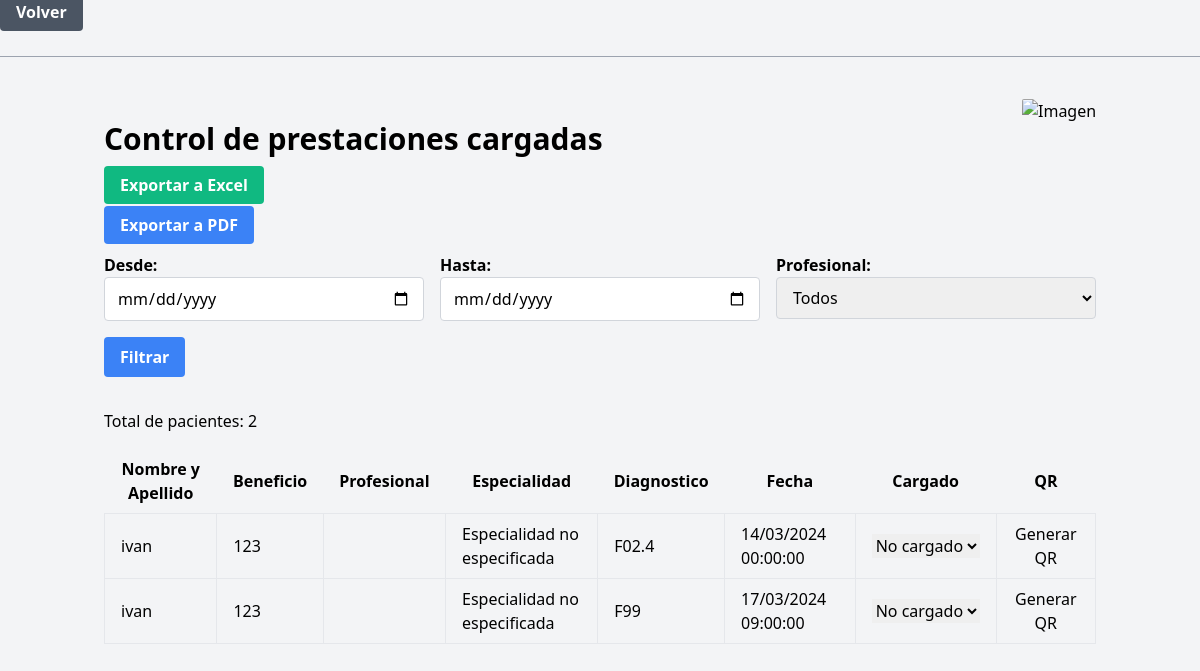
The app's page /tablaOME/tablaOME.php (signed in), older data.
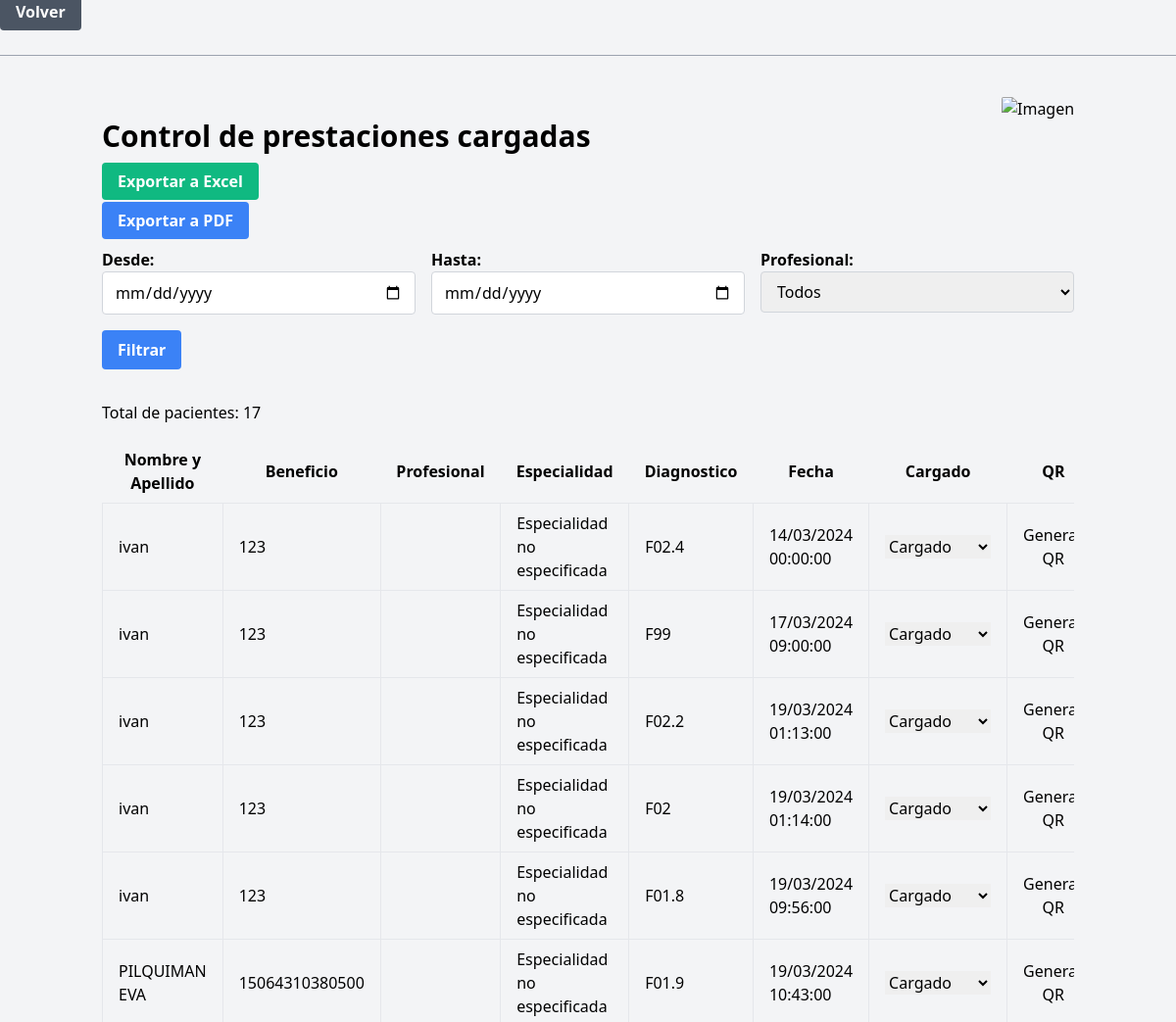
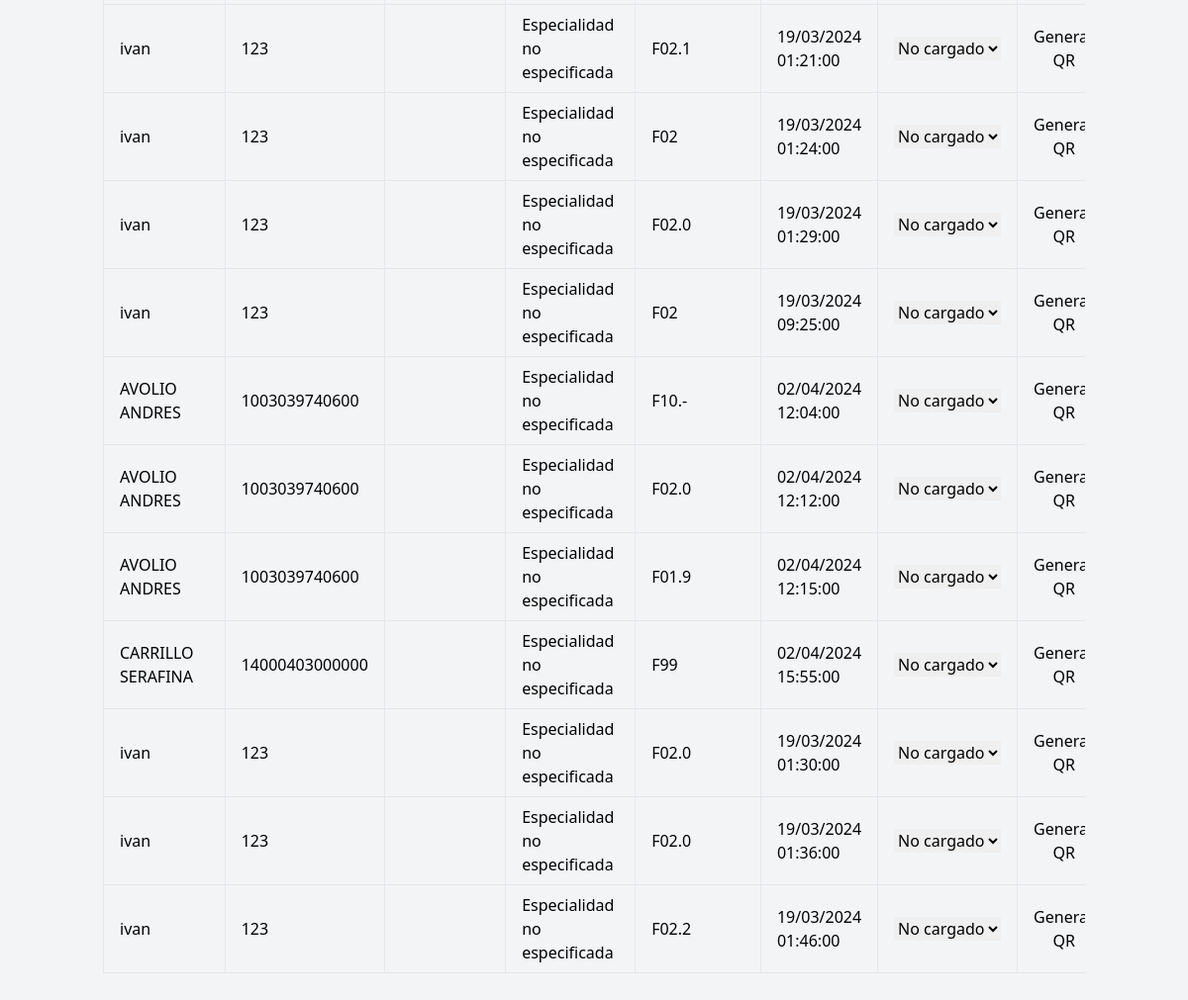
The same page, newer data (2 pictures, top to bottom).
### tables this page shows
CREATE TABLE `paciente` (
  `cod_paci` int(11) NOT NULL,
  `nombreYapellido` varchar(255) NOT NULL,
  `benef` bigint(255) NOT NULL,
  `cod_prof` int(255) NOT NULL,
  `cod_practica` int(255) NOT NULL,
  `fecha` datetime NOT NULL,
  `cod_diag` varchar(255) NOT NULL,
  `dni` int(255) NOT NULL,
  `cargado` varchar(255) NOT NULL DEFAULT 'no_cargado'
);

### controlador/control_paciente.php (called while the page is built, shortened)
<?php
require_once '../modelo/paciente.php';
function obtenerPacientesConFiltro($fecha_desde, $fecha_hasta, $profesional) {
    global $conn;
    $sql = "SELECT * FROM paciente WHERE 1";
    $sql .= " ORDER BY cargado ASC, cod_prof ASC";
    $result = $conn->query($sql);
    if ($result->num_rows > 0) {
        $pacientes = array();
        while ($row = $result->fetch_assoc()) {
            $pacientes[] = $row;
        }
        return $pacientes;
    } else {
        return array();
    }
}
function obtenerEspecialidadProfesional($cod_prof)
{
    global $conn;
    $sql = "SELECT especialidad FROM prof WHERE cod_prof = ?";
    $stmt = $conn->prepare($sql);
    $stmt->bind_param("i", $cod_prof);
    $stmt->execute();
    $result = $stmt->get_result();
    if ($result->num_rows > 0) {
        $row = $result->fetch_assoc();
        return $row['especialidad'];
    } else {
        return "Especialidad no especificada";
    }
}
?>

### tablaOME/tablaOME.php (the view, shortened to what the changed rows need)
<?php
require_once '../controlador/control_paciente.php';
$fecha_desde = isset ($_GET['fecha_desde']) ? $_GET['fecha_desde'] : '';
$fecha_hasta = isset ($_GET['fecha_hasta']) ? $_GET['fecha_hasta'] : '';
$profesional = isset ($_GET['profesional']) ? $_GET['profesional'] : '';
$pacientes = obtenerPacientesConFiltro($fecha_desde, $fecha_hasta, $profesional);
$totalPacientes = count($pacientes);
?>
<!DOCTYPE html>
<html lang="es">
<head>
    <link href="https://cdn.jsdelivr.net/npm/tailwindcss@2.2.19/dist/tailwind.min.css" rel="stylesheet">
</head>
<body class="bg-gray-100">
    <div class="container mx-auto px-4 py-8 relative">
        <img src="../img/exportar_excel.bmp" alt="Imagen" class="image-top-right hidden sm:block">
        <h2 class="text-3xl font-semibold mb-4">Control de prestaciones cargadas</h2>
        <div class="mb-4">
            <a href="generar_reporte_excel.php?fecha_desde=<?php echo $fecha_desde; ?>&fecha_hasta=<?php echo $fecha_hasta; ?>&profesional=<?php echo $profesional; ?>"
                class="bg-green-500 hover:bg-green-700 text-white font-bold py-2 px-4 rounded">Exportar a Excel</a>
        </div>
        <div class="mb-4">
            <a href="generar_reporte_pdf.php?fecha_desde=<?php echo $fecha_desde; ?>&fecha_hasta=<?php echo $fecha_hasta; ?>&profesional=<?php echo $profesional; ?>"
                class="bg-blue-500 hover:bg-blue-700 text-white font-bold py-2 px-4 rounded">Exportar a PDF</a>
        </div>
        <form method="GET" class="mb-8">
            <div class="grid grid-cols-1 sm:grid-cols-2 md:grid-cols-3 gap-4">
            </div>
        </form>
        <p class="mb-4">Total de pacientes:
            <?php echo $totalPacientes; ?>
        </p>
        <div class="overflow-x-auto">
            <table class="table-auto w-full">
                <thead>
                    <tr>
                        <th class="px-4 py-2">Nombre y Apellido</th>
                        <th class="px-4 py-2">Beneficio</th>
                        <th class="px-4 py-2">Profesional</th>
                        <th class="px-4 py-2">Especialidad</th>
                        <th class="px-4 py-2">Diagnostico</th>
                        <th class="px-4 py-2">Fecha</th>
                        <th class="px-4 py-2">Cargado</th>
                        <th class="px-4 py-2">QR</th>
                    </tr>
                </thead>
                <tbody>
                    <?php
                    $pacientes = obtenerPacientesConFiltro($fecha_desde, $fecha_hasta, $profesional);
                    foreach ($pacientes as $paciente) {
                        echo "<tr>";
                        echo "<td class='border px-4 py-2'>" . $paciente["nombreYapellido"] . "</td>";
                        echo "<td class='border px-4 py-2'>" . $paciente["benef"] . "</td>";
                        echo "<td class='border px-4 py-2'>" . obtenerNombreProfesional($paciente["cod_prof"]) . "</td>";
                        echo "<td class='border px-4 py-2'>" . obtenerEspecialidadProfesional($paciente["cod_prof"]) . "</td>";
                        echo "<td class='border px-4 py-2'>" . $paciente["cod_diag"] . "</td>";
                        echo "<td class='border px-4 py-2'>" . date('d/m/Y H:i:s', strtotime($paciente["fecha"])) . "</td>";
                        echo "<td class='border px-4 py-2'>";
                        echo "<form method='post'>";
                        echo "<select name='nuevo_estado' onchange='this.form.submit()'>";
                        echo "<option value='no_cargado'" . ($paciente["cargado"] == 'no_cargado' ? " selected" : "") . ">No cargado</option>";
                        echo "<option value='cargado'" . ($paciente["cargado"] == 'cargado' ? " selected" : "") . ">Cargado</option>";
                        echo "</select>";
                        echo "</form>";
                        echo "</td>";
                        echo "<td class='border px-4 py-2'>";
                        echo "<form method='post' action='qr.php' target='_blank'> ";
                        echo "<button type='submit'>Generar QR</button>";
                        echo "</form>";
                        echo "</td>";
                        echo "</tr>";
                    }
                    ?>
                </tbody>
            </table>
        </div>
</body>
</html>

Row changes from the older to the newer data that the page shows:
changed paciente (number 1 of 17 on the later page): nuevo_estado "No cargado" → "Cargado"
changed paciente (number 2 of 17 on the later page): nuevo_estado "No cargado" → "Cargado"
added paciente: nombreYapellido "ivan", benef "123", cod_prof "Especialidad no especificada", cod_diag "F02.2", fecha "19/03/2024 01:13:00", nuevo_estado "Cargado"
added paciente: nombreYapellido "ivan", benef "123", cod_prof "Especialidad no especificada", cod_diag "F02", fecha "19/03/2024 01:14:00", nuevo_estado "Cargado"
added paciente: nombreYapellido "ivan", benef "123", cod_prof "Especialidad no especificada", cod_diag "F01.8", fecha "19/03/2024 09:56:00", nuevo_estado "Cargado"
added paciente: nombreYapellido "PILQUIMAN EVA", benef "15064310380500", cod_prof "Especialidad no especificada", cod_diag "F01.9", fecha "19/03/2024 10:43:00", nuevo_estado "Cargado"
added paciente: nombreYapellido "ivan", benef "123", cod_prof "Especialidad no especificada", cod_diag "F02.1", fecha "19/03/2024 01:21:00", nuevo_estado "No cargado"
added paciente: nombreYapellido "ivan", benef "123", cod_prof "Especialidad no especificada", cod_diag "F02", fecha "19/03/2024 01:24:00", nuevo_estado "No cargado"
added paciente: nombreYapellido "ivan", benef "123", cod_prof "Especialidad no especificada", cod_diag "F02.0", fecha "19/03/2024 01:29:00", nuevo_estado "No cargado"
added paciente: nombreYapellido "ivan", benef "123", cod_prof "Especialidad no especificada", cod_diag "F02", fecha "19/03/2024 09:25:00", nuevo_estado "No cargado"
added paciente: nombreYapellido "AVOLIO ANDRES", benef "1003039740600", cod_prof "Especialidad no especificada", cod_diag "F10.-", fecha "02/04/2024 12:04:00", nuevo_estado "No cargado"
added paciente: nombreYapellido "AVOLIO ANDRES", benef "1003039740600", cod_prof "Especialidad no especificada", cod_diag "F02.0", fecha "02/04/2024 12:12:00", nuevo_estado "No cargado"
added paciente: nombreYapellido "AVOLIO ANDRES", benef "1003039740600", cod_prof "Especialidad no especificada", cod_diag "F01.9", fecha "02/04/2024 12:15:00", nuevo_estado "No cargado"
added paciente: nombreYapellido "CARRILLO SERAFINA", benef "14000403000000", cod_prof "Especialidad no especificada", cod_diag "F99", fecha "02/04/2024 15:55:00", nuevo_estado "No cargado"
added paciente: nombreYapellido "ivan", benef "123", cod_prof "Especialidad no especificada", cod_diag "F02.0", fecha "19/03/2024 01:30:00", nuevo_estado "No cargado"
added paciente: nombreYapellido "ivan", benef "123", cod_prof "Especialidad no especificada", cod_diag "F02.0", fecha "19/03/2024 01:36:00", nuevo_estado "No cargado"
added paciente: nombreYapellido "ivan", benef "123", cod_prof "Especialidad no especificada", cod_diag "F02.2", fecha "19/03/2024 01:46:00", nuevo_estado "No cargado"
Text that changed along with them:
$totalPacientes: "2" → "17"
